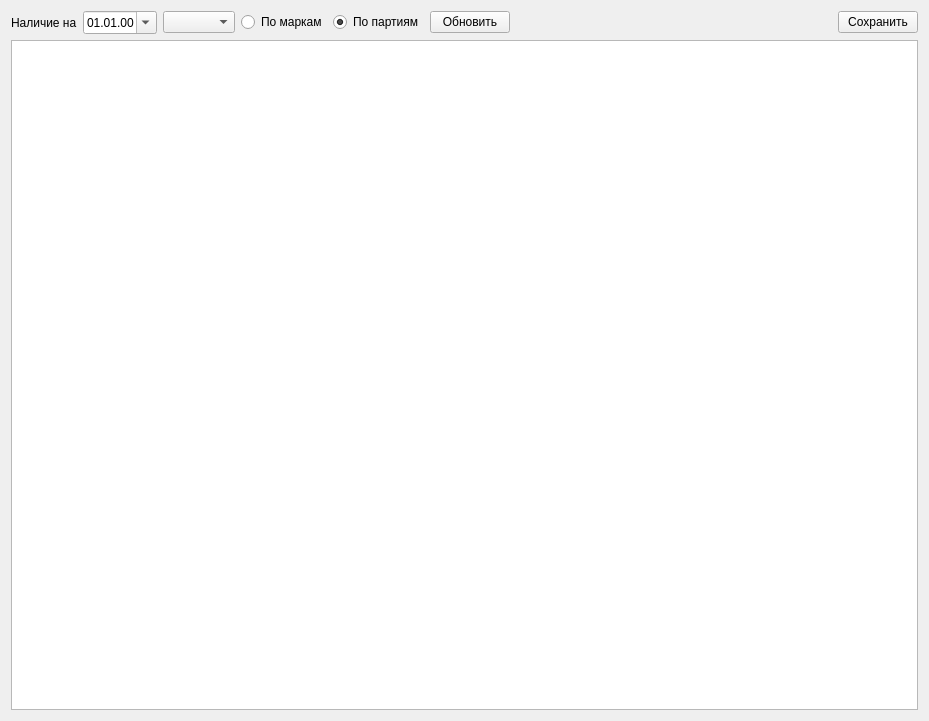
<?xml version="1.0" encoding="UTF-8"?>
<ui version="4.0">
 <class>FormPresencePodt</class>
 <widget class="QWidget" name="FormPresencePodt">
  <property name="geometry">
   <rect>
    <x>0</x>
    <y>0</y>
    <width>929</width>
    <height>721</height>
   </rect>
  </property>
  <property name="windowTitle">
   <string>Form</string>
  </property>
  <layout class="QVBoxLayout" name="verticalLayout">
   <item>
    <layout class="QHBoxLayout" name="horizontalLayout">
     <item>
      <widget class="QLabel" name="label">
       <property name="text">
        <string>Наличие на</string>
       </property>
      </widget>
     </item>
     <item>
      <widget class="QDateEdit" name="dateEdit">
       <property name="displayFormat">
        <string>dd.MM.yy</string>
       </property>
       <property name="calendarPopup">
        <bool>true</bool>
       </property>
      </widget>
     </item>
     <item>
      <widget class="QComboBox" name="comboBoxType"/>
     </item>
     <item>
      <widget class="QRadioButton" name="radioButtonMark">
       <property name="text">
        <string>По маркам</string>
       </property>
      </widget>
     </item>
     <item>
      <widget class="QRadioButton" name="radioButtonPart">
       <property name="text">
        <string>По партиям</string>
       </property>
       <property name="checked">
        <bool>true</bool>
       </property>
      </widget>
     </item>
     <item>
      <widget class="QPushButton" name="pushButtonUpd">
       <property name="text">
        <string>Обновить</string>
       </property>
      </widget>
     </item>
     <item>
      <spacer name="horizontalSpacer">
       <property name="orientation">
        <enum>Qt::Horizontal</enum>
       </property>
       <property name="sizeHint" stdset="0">
        <size>
         <width>208</width>
         <height>20</height>
        </size>
       </property>
      </spacer>
     </item>
     <item>
      <widget class="QPushButton" name="pushButtonSave">
       <property name="text">
        <string>Сохранить</string>
       </property>
      </widget>
     </item>
    </layout>
   </item>
   <item>
    <widget class="TableView" name="tableView"/>
   </item>
  </layout>
 </widget>
 <customwidgets>
  <customwidget>
   <class>TableView</class>
   <extends>QTableView</extends>
   <header>olap/tableview.h</header>
  </customwidget>
 </customwidgets>
 <resources/>
 <connections/>
</ui>
